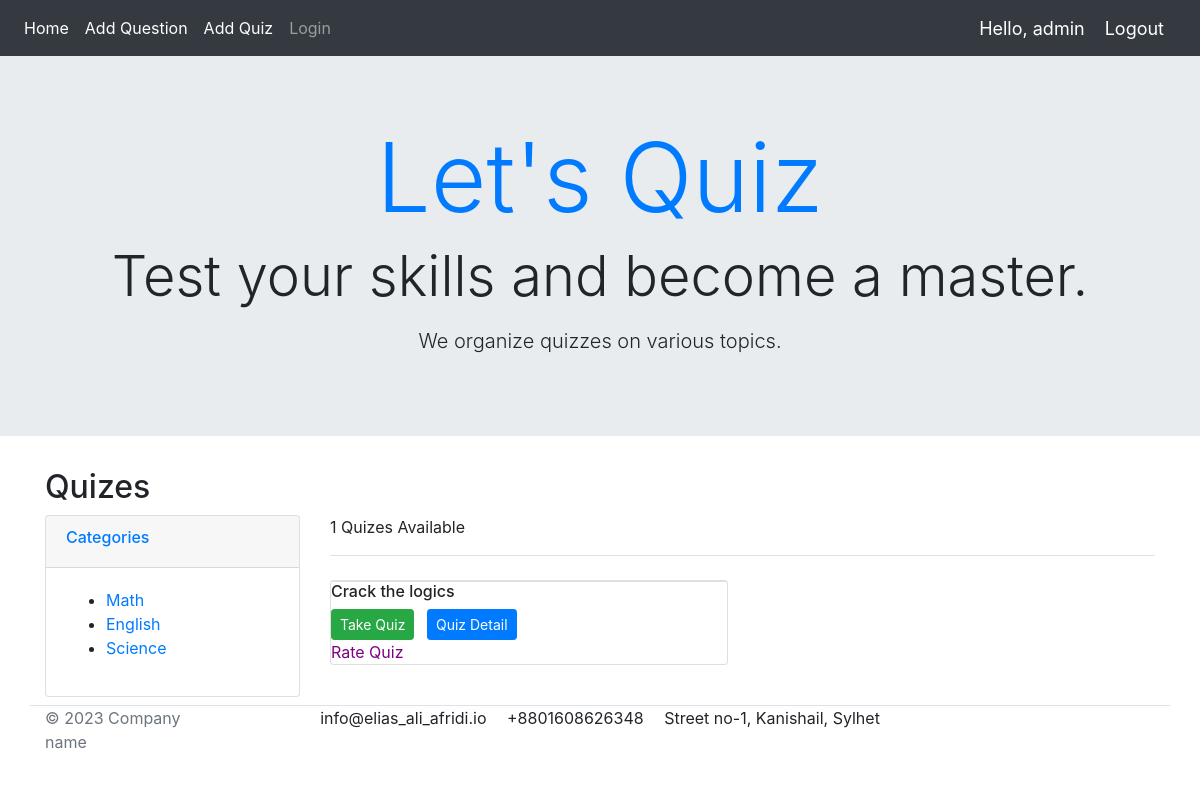
The page /category/Math/ (signed in) on the database its author committed.
### Quiz/models.py (models this page shows, shortened)
class Quiz(models.Model):
    title=models.CharField(max_length=100,unique=True)
    description=models.CharField(max_length=300,blank=True)
    category=models.CharField(max_length=100,unique=True)

### Quiz/views.py (the view)
# urls.py: path('',home,name='home'),
def home(request,name=None):
    if name:
        quizes=Quiz.objects.filter(category=name)
    else:
        quizes=Quiz.objects.all()
    categories=Quiz.objects.all()
    context={'quizes':quizes,'categories':categories}
    return render(request,'Quiz/home.html',context)

### Quiz/templates/Quiz/home.html (shortened to what this page needs)
{% extends "base.html" %}
{% block content %}
<section id="section-jumbotron" class="jumbotron jumbotron-fluid d-flex justify-content-center align-items-center">
	<div class="container text-center">
	  <h1 class="display-1 text-primary">Let's Quiz</h1>
	  <p class="display-4 d-none d-sm-block">Test your skills and become a master.</p>
	  <p class="lead">We organize quizzes on various topics.</p>
	</div>
  </section>
{% if request.user.is_active %}
<section class="section-pagetop bg">
	<div class="container">
		<h2 class="title-page">Quizes</h2>
	</div>
	</section>
	<section class="section-content padding-y">
	<div class="container">
	<div class="row">
		<aside class="col-md-3">
	<div class="card">
		<article class="filter-group">
			<header class="card-header">
				<a href="#" data-toggle="collapse" data-target="#collapse_1" aria-expanded="true" class="">
					<h6 class="title">Categories</h6>
				</a>
			</header>
			<div class="filter-content collapse show" id="collapse_1" style="">
				<div class="card-body">
					<ul class="list-menu">
						{% for i in categories %}
							<li><a href="{% url 'quiz_by_category' i.category %}">{{i.category}} </a></li>
						{% endfor %}
					</ul>
				</div>
			</div>
		</article>
	</div>
		</aside>
		<main class="col-md-9">
	<header class="border-bottom mb-4 pb-3">
			<div class="form-inline">
				<span class="mr-md-auto">{{quizes|length}} Quizes Available</span>
			</div>
	</header>
	<div class="row">
		{% for item in quizes %}
		<div class="col-md-6 mb-4">
			<figure class="card card-product-grid">
				<figcaption class="info-wrap border-top">
					<div class="fix-height">
						<h6 class="title">{{ item.title }}</h6>
					</div>
					<div class="action-wrap">
						<a href="{% url 'selectedQuiz' item.id %}" class="btn btn-success btn-sm">Take Quiz</a>
						<a href="{% url 'quizDetail' item.id %}" class="btn btn-primary btn-sm ml-2">Quiz Detail</a>
					</div>
				</figcaption>
				<a href="{% url 'rateQuiz' item.id %}" style="color: purple;">Rate Quiz</a>
			</figure>
		</div>
		{% endfor %}
	</div>
	</section>
{% endif %}
<footer class="section-footer-bottom"  color: #fff; padding: 10px; text-align: center;">
	<div class="container">
		<section class="footer-bottom border-top row">
			<div class="col-md-2">
				<p class="text-muted">&copy; 2023 Company name</p>
			</div>
			<div class="col-md-8 text-md-center">
				<span class="px-2">info@elias_ali_afridi.io</span>
				<span class="px-2">+8801608626348</span>
				<span class="px-2">Street no-1, Kanishail, Sylhet</span>
			</div>
		</section>
	</div>
</footer>
{% endblock content %}

### templates/base.html (shortened to what this page needs)
{% load static %}
<html>
    <head>
        <link rel="stylesheet" href="https://stackpath.bootstrapcdn.com/bootstrap/4.5.0/css/bootstrap.min.css">
    </head>
    <body>
<nav class="navbar navbar-expand-lg navbar-dark bg-dark">
  <div class="collapse navbar-collapse" id="navbarNav">
    <ul class="navbar-nav">
      <li class="nav-item active">
        <a class="nav-link" href="{% url 'home'%}">Home</a>
      </li>
      {% if request.user.is_staff %}
      <li class="nav-item active">
        <a class="nav-link" href="{%url 'addQuestion'%}">Add Question</a>
      </li>
        <li class="nav-item active">
        <a class="nav-link" href="{%url 'addQuiz'%}">Add Quiz</a>
        </li>
      {% endif %}
      <li class="nav-item">
        <a class="nav-link" href="{% url 'login'%}">Login</a>
      </li>
    </ul>
  </div>
  <span class="greet">Hello, {{request.user}}</span>
  {% if request.user.is_authenticated %}
  <span ><a  class="greet" href="{%url 'logout'%}">Logout</a></span>
  {% endif %}
</nav>
        {% block content %}
        {% endblock %}
        <br>
  </body>
</html>

### templates/base.html (style rules this page uses)
.greet { font-size: 18px; color: #fff; margin-right: 20px; }

### rows shown on the page
Quiz: category "Math", title "Crack the logics"
Quiz: category "English"
Quiz: category "Science"

### other values the page prints
{{ request.user }} "admin"
{{ quizes|length }} "1"
